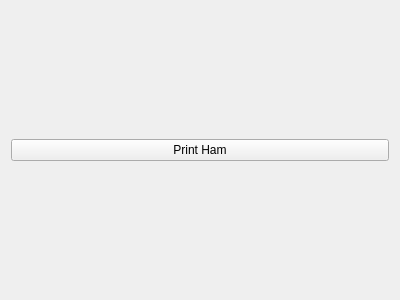
<?xml version="1.0" encoding="UTF-8"?>
<ui version="4.0">
 <class>Form</class>
 <widget class="QWidget" name="Form">
  <property name="geometry">
   <rect>
    <x>0</x>
    <y>0</y>
    <width>400</width>
    <height>300</height>
   </rect>
  </property>
  <property name="windowTitle">
   <string>Super Ham</string>
  </property>
  <layout class="QHBoxLayout" name="horizontalLayout_2">
   <item>
    <layout class="QHBoxLayout" name="horizontalLayout">
     <item>
      <widget class="QPushButton" name="PrintHam">
       <property name="text">
        <string>Print Ham</string>
       </property>
      </widget>
     </item>
    </layout>
   </item>
  </layout>
 </widget>
 <resources/>
 <connections/>
</ui>
